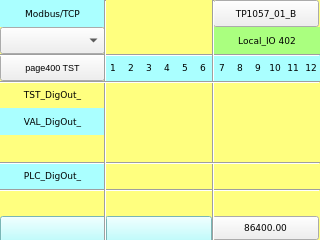
<?xml version="1.0" encoding="UTF-8"?>
<ui version="4.0">
 <class>page402</class>
 <widget class="QWidget" name="page402">
  <property name="geometry">
   <rect>
    <x>0</x>
    <y>0</y>
    <width>320</width>
    <height>240</height>
   </rect>
  </property>
  <property name="minimumSize">
   <size>
    <width>320</width>
    <height>240</height>
   </size>
  </property>
  <property name="maximumSize">
   <size>
    <width>320</width>
    <height>240</height>
   </size>
  </property>
  <property name="windowTitle">
   <string>page402</string>
  </property>
  <property name="styleSheet">
   <string notr="true">QWidget#page402
{
background-color: rgb(255, 255, 127);
}</string>
  </property>
  <widget class="Line" name="line_vt_2">
   <property name="geometry">
    <rect>
     <x>205</x>
     <y>0</y>
     <width>16</width>
     <height>241</height>
    </rect>
   </property>
   <property name="font">
    <font>
     <family>DejaVu Sans Mono</family>
     <pointsize>7</pointsize>
    </font>
   </property>
   <property name="orientation">
    <enum>Qt::Vertical</enum>
   </property>
  </widget>
  <widget class="Line" name="line_vt_1">
   <property name="geometry">
    <rect>
     <x>104</x>
     <y>0</y>
     <width>3</width>
     <height>241</height>
    </rect>
   </property>
   <property name="font">
    <font>
     <family>DejaVu Sans Mono</family>
     <pointsize>7</pointsize>
    </font>
   </property>
   <property name="orientation">
    <enum>Qt::Vertical</enum>
   </property>
  </widget>
  <widget class="ATCMbutton" name="atcmButton_MENU">
   <property name="geometry">
    <rect>
     <x>213</x>
     <y>0</y>
     <width>106</width>
     <height>27</height>
    </rect>
   </property>
   <property name="font">
    <font>
     <family>DejaVu Sans</family>
     <pointsize>7</pointsize>
    </font>
   </property>
   <property name="checkable">
    <bool>false</bool>
   </property>
   <property name="toolTip">
    <string/>
   </property>
   <property name="whatsThis">
    <string>ATCMbutton widget</string>
   </property>
   <property name="pageName">
    <string>menu</string>
   </property>
   <property name="passwordVar">
    <string/>
   </property>
   <property name="statusvar">
    <string/>
   </property>
   <property name="viewStatus">
    <bool>false</bool>
   </property>
   <property name="visibilityVar">
    <string/>
   </property>
   <property name="bgColor">
    <color>
     <red>170</red>
     <green>255</green>
     <blue>255</blue>
    </color>
   </property>
   <property name="bgPressColor">
    <color>
     <red>255</red>
     <green>0</green>
     <blue>0</blue>
    </color>
   </property>
   <property name="text">
    <string>TP1057_01_B</string>
   </property>
   <property name="pressText">
    <string>TP1057_01_B</string>
   </property>
   <property name="borderWidth">
    <number>1</number>
   </property>
   <property name="borderRadius">
    <number>0</number>
   </property>
   <property name="apparence">
    <enum>QFrame::Raised</enum>
   </property>
  </widget>
  <widget class="QLabel" name="label_Qt_Project">
   <property name="geometry">
    <rect>
     <x>214</x>
     <y>27</y>
     <width>106</width>
     <height>27</height>
    </rect>
   </property>
   <property name="font">
    <font>
     <family>DejaVu Sans</family>
     <pointsize>7</pointsize>
    </font>
   </property>
   <property name="styleSheet">
    <string notr="true">background-color: rgb(170, 255, 127);</string>
   </property>
   <property name="text">
    <string>Local_IO 402</string>
   </property>
   <property name="alignment">
    <set>Qt::AlignCenter</set>
   </property>
  </widget>
  <widget class="QLabel" name="label_PLC_DigIn_8">
   <property name="geometry">
    <rect>
     <x>231</x>
     <y>54</y>
     <width>18</width>
     <height>27</height>
    </rect>
   </property>
   <property name="font">
    <font>
     <family>DejaVu Sans</family>
     <pointsize>7</pointsize>
    </font>
   </property>
   <property name="styleSheet">
    <string notr="true">background-color: rgb(170, 255, 255);</string>
   </property>
   <property name="text">
    <string>8</string>
   </property>
   <property name="alignment">
    <set>Qt::AlignCenter</set>
   </property>
  </widget>
  <widget class="QLabel" name="label_PLC_DigIn_4">
   <property name="geometry">
    <rect>
     <x>158</x>
     <y>54</y>
     <width>18</width>
     <height>27</height>
    </rect>
   </property>
   <property name="font">
    <font>
     <family>DejaVu Sans</family>
     <pointsize>7</pointsize>
    </font>
   </property>
   <property name="styleSheet">
    <string notr="true">background-color: rgb(170, 255, 255);</string>
   </property>
   <property name="text">
    <string>4</string>
   </property>
   <property name="alignment">
    <set>Qt::AlignCenter</set>
   </property>
  </widget>
  <widget class="QLabel" name="label_PLC_DigIn_10">
   <property name="geometry">
    <rect>
     <x>266</x>
     <y>54</y>
     <width>18</width>
     <height>27</height>
    </rect>
   </property>
   <property name="font">
    <font>
     <family>DejaVu Sans</family>
     <pointsize>7</pointsize>
    </font>
   </property>
   <property name="styleSheet">
    <string notr="true">background-color: rgb(170, 255, 255);</string>
   </property>
   <property name="text">
    <string>10</string>
   </property>
   <property name="alignment">
    <set>Qt::AlignCenter</set>
   </property>
  </widget>
  <widget class="QLabel" name="label_PLC_DigIn_1">
   <property name="geometry">
    <rect>
     <x>104</x>
     <y>54</y>
     <width>18</width>
     <height>27</height>
    </rect>
   </property>
   <property name="font">
    <font>
     <family>DejaVu Sans</family>
     <pointsize>7</pointsize>
    </font>
   </property>
   <property name="styleSheet">
    <string notr="true">background-color: rgb(170, 255, 255);</string>
   </property>
   <property name="text">
    <string>1</string>
   </property>
   <property name="alignment">
    <set>Qt::AlignCenter</set>
   </property>
  </widget>
  <widget class="QLabel" name="label_PLC_DigIn_6">
   <property name="geometry">
    <rect>
     <x>194</x>
     <y>54</y>
     <width>18</width>
     <height>27</height>
    </rect>
   </property>
   <property name="font">
    <font>
     <family>DejaVu Sans</family>
     <pointsize>7</pointsize>
    </font>
   </property>
   <property name="styleSheet">
    <string notr="true">background-color: rgb(170, 255, 255);</string>
   </property>
   <property name="text">
    <string>6</string>
   </property>
   <property name="alignment">
    <set>Qt::AlignCenter</set>
   </property>
  </widget>
  <widget class="QLabel" name="label_PLC_DigIn_9">
   <property name="geometry">
    <rect>
     <x>249</x>
     <y>54</y>
     <width>18</width>
     <height>27</height>
    </rect>
   </property>
   <property name="font">
    <font>
     <family>DejaVu Sans</family>
     <pointsize>7</pointsize>
    </font>
   </property>
   <property name="styleSheet">
    <string notr="true">background-color: rgb(170, 255, 255);</string>
   </property>
   <property name="text">
    <string>9</string>
   </property>
   <property name="alignment">
    <set>Qt::AlignCenter</set>
   </property>
  </widget>
  <widget class="QLabel" name="label_PLC_DigIn_5">
   <property name="geometry">
    <rect>
     <x>176</x>
     <y>54</y>
     <width>18</width>
     <height>27</height>
    </rect>
   </property>
   <property name="font">
    <font>
     <family>DejaVu Sans</family>
     <pointsize>7</pointsize>
    </font>
   </property>
   <property name="styleSheet">
    <string notr="true">background-color: rgb(170, 255, 255);</string>
   </property>
   <property name="text">
    <string>5</string>
   </property>
   <property name="alignment">
    <set>Qt::AlignCenter</set>
   </property>
  </widget>
  <widget class="QLabel" name="label_PLC_DigIn_3">
   <property name="geometry">
    <rect>
     <x>140</x>
     <y>54</y>
     <width>18</width>
     <height>27</height>
    </rect>
   </property>
   <property name="font">
    <font>
     <family>DejaVu Sans</family>
     <pointsize>7</pointsize>
    </font>
   </property>
   <property name="styleSheet">
    <string notr="true">background-color: rgb(170, 255, 255);</string>
   </property>
   <property name="text">
    <string>3</string>
   </property>
   <property name="alignment">
    <set>Qt::AlignCenter</set>
   </property>
  </widget>
  <widget class="ATCMtime" name="atcmTime">
   <property name="geometry">
    <rect>
     <x>105</x>
     <y>216</y>
     <width>107</width>
     <height>27</height>
    </rect>
   </property>
   <property name="font">
    <font>
     <family>DejaVu Sans</family>
     <pointsize>7</pointsize>
    </font>
   </property>
   <property name="styleSheet">
    <string notr="true">background-color: rgb(170, 255, 255);</string>
   </property>
   <property name="toolTip">
    <string>ATCM QTime</string>
   </property>
   <property name="whatsThis">
    <string>ATCMtime widget</string>
   </property>
   <property name="bgColor">
    <color>
     <red>170</red>
     <green>255</green>
     <blue>127</blue>
    </color>
   </property>
   <property name="borderColor">
    <color alpha="0">
     <red>0</red>
     <green>0</green>
     <blue>0</blue>
    </color>
   </property>
   <property name="fontColor">
    <color>
     <red>0</red>
     <green>0</green>
     <blue>0</blue>
    </color>
   </property>
   <property name="borderWidth">
    <number>0</number>
   </property>
   <property name="borderRadius">
    <number>0</number>
   </property>
  </widget>
  <widget class="QLabel" name="label_PLC_DigIn_2">
   <property name="geometry">
    <rect>
     <x>122</x>
     <y>54</y>
     <width>18</width>
     <height>27</height>
    </rect>
   </property>
   <property name="font">
    <font>
     <family>DejaVu Sans</family>
     <pointsize>7</pointsize>
    </font>
   </property>
   <property name="styleSheet">
    <string notr="true">background-color: rgb(170, 255, 255);</string>
   </property>
   <property name="text">
    <string>2</string>
   </property>
   <property name="alignment">
    <set>Qt::AlignCenter</set>
   </property>
  </widget>
  <widget class="QLabel" name="label_PLC_DigIn_7">
   <property name="geometry">
    <rect>
     <x>213</x>
     <y>54</y>
     <width>18</width>
     <height>27</height>
    </rect>
   </property>
   <property name="font">
    <font>
     <family>DejaVu Sans</family>
     <pointsize>7</pointsize>
    </font>
   </property>
   <property name="styleSheet">
    <string notr="true">background-color: rgb(170, 255, 255);</string>
   </property>
   <property name="text">
    <string>7</string>
   </property>
   <property name="alignment">
    <set>Qt::AlignCenter</set>
   </property>
  </widget>
  <widget class="ATCMbutton" name="atcmButton_page400">
   <property name="geometry">
    <rect>
     <x>0</x>
     <y>54</y>
     <width>105</width>
     <height>27</height>
    </rect>
   </property>
   <property name="font">
    <font>
     <pointsize>7</pointsize>
    </font>
   </property>
   <property name="toolTip">
    <string/>
   </property>
   <property name="whatsThis">
    <string>ATCMbutton widget</string>
   </property>
   <property name="pageName">
    <string>page400</string>
   </property>
   <property name="statusvar">
    <string/>
   </property>
   <property name="viewStatus">
    <bool>false</bool>
   </property>
   <property name="visibilityVar">
    <string/>
   </property>
   <property name="bgColor">
    <color>
     <red>170</red>
     <green>255</green>
     <blue>255</blue>
    </color>
   </property>
   <property name="text">
    <string>page400 TST</string>
   </property>
   <property name="pressText">
    <string>page400 TST</string>
   </property>
   <property name="borderWidth">
    <number>0</number>
   </property>
   <property name="borderRadius">
    <number>0</number>
   </property>
   <property name="apparence">
    <enum>QFrame::Raised</enum>
   </property>
  </widget>
  <widget class="ATCMdate" name="atcmDate">
   <property name="geometry">
    <rect>
     <x>0</x>
     <y>216</y>
     <width>107</width>
     <height>27</height>
    </rect>
   </property>
   <property name="font">
    <font>
     <family>DejaVu Sans</family>
     <pointsize>7</pointsize>
    </font>
   </property>
   <property name="styleSheet">
    <string notr="true">background-color: rgb(170, 255, 255);</string>
   </property>
   <property name="toolTip">
    <string>ATCM QDate</string>
   </property>
   <property name="whatsThis">
    <string>ATCMdate widget</string>
   </property>
   <property name="bgColor">
    <color>
     <red>170</red>
     <green>255</green>
     <blue>127</blue>
    </color>
   </property>
   <property name="borderColor">
    <color alpha="0">
     <red>0</red>
     <green>0</green>
     <blue>0</blue>
    </color>
   </property>
   <property name="fontColor">
    <color>
     <red>0</red>
     <green>0</green>
     <blue>0</blue>
    </color>
   </property>
   <property name="borderWidth">
    <number>0</number>
   </property>
   <property name="borderRadius">
    <number>0</number>
   </property>
   <property name="format">
    <enum>ATCMdate::YYYY_MM_DD</enum>
   </property>
  </widget>
  <widget class="QLabel" name="label_PLC_DigIn_12">
   <property name="geometry">
    <rect>
     <x>302</x>
     <y>54</y>
     <width>18</width>
     <height>27</height>
    </rect>
   </property>
   <property name="font">
    <font>
     <family>DejaVu Sans</family>
     <pointsize>7</pointsize>
    </font>
   </property>
   <property name="styleSheet">
    <string notr="true">background-color: rgb(170, 255, 255);</string>
   </property>
   <property name="text">
    <string>12</string>
   </property>
   <property name="alignment">
    <set>Qt::AlignCenter</set>
   </property>
  </widget>
  <widget class="ATCMlabel" name="atcmLabel_PLC_time">
   <property name="geometry">
    <rect>
     <x>212</x>
     <y>216</y>
     <width>107</width>
     <height>24</height>
    </rect>
   </property>
   <property name="font">
    <font>
     <family>DejaVu Sans</family>
     <pointsize>7</pointsize>
    </font>
   </property>
   <property name="text">
    <string>86400.00</string>
   </property>
   <property name="toolTip">
    <string>PLC_time</string>
   </property>
   <property name="whatsThis">
    <string>ATCMlabel widget</string>
   </property>
   <property name="variable">
    <string>PLC_time</string>
   </property>
   <property name="refresh">
    <number>500</number>
   </property>
   <property name="max">
    <string>0</string>
   </property>
   <property name="min">
    <string>0</string>
   </property>
   <property name="viewStatus">
    <bool>false</bool>
   </property>
   <property name="visibilityVar">
    <string/>
   </property>
   <property name="bgColor">
    <color>
     <red>170</red>
     <green>255</green>
     <blue>127</blue>
    </color>
   </property>
   <property name="borderWidth">
    <number>0</number>
   </property>
   <property name="borderRadius">
    <number>0</number>
   </property>
  </widget>
  <widget class="QLabel" name="label_PLC_DigIn_11">
   <property name="geometry">
    <rect>
     <x>284</x>
     <y>54</y>
     <width>18</width>
     <height>27</height>
    </rect>
   </property>
   <property name="font">
    <font>
     <family>DejaVu Sans</family>
     <pointsize>7</pointsize>
    </font>
   </property>
   <property name="styleSheet">
    <string notr="true">background-color: rgb(170, 255, 255);</string>
   </property>
   <property name="text">
    <string>11</string>
   </property>
   <property name="alignment">
    <set>Qt::AlignCenter</set>
   </property>
  </widget>
  <widget class="QLabel" name="label_TST_DigIn_">
   <property name="geometry">
    <rect>
     <x>0</x>
     <y>81</y>
     <width>105</width>
     <height>27</height>
    </rect>
   </property>
   <property name="font">
    <font>
     <family>DejaVu Sans</family>
     <pointsize>7</pointsize>
    </font>
   </property>
   <property name="styleSheet">
    <string notr="true">background-color: rgb(255, 255, 127);</string>
   </property>
   <property name="text">
    <string>TST_DigOut_</string>
   </property>
   <property name="alignment">
    <set>Qt::AlignCenter</set>
   </property>
  </widget>
  <widget class="QLabel" name="label_PLC_DigIn_">
   <property name="geometry">
    <rect>
     <x>0</x>
     <y>162</y>
     <width>105</width>
     <height>27</height>
    </rect>
   </property>
   <property name="font">
    <font>
     <family>DejaVu Sans</family>
     <pointsize>7</pointsize>
    </font>
   </property>
   <property name="styleSheet">
    <string notr="true">background-color: rgb(170, 255, 255);</string>
   </property>
   <property name="text">
    <string>PLC_DigOut_</string>
   </property>
   <property name="alignment">
    <set>Qt::AlignCenter</set>
   </property>
  </widget>
  <widget class="Line" name="line_hr_1">
   <property name="geometry">
    <rect>
     <x>0</x>
     <y>54</y>
     <width>320</width>
     <height>3</height>
    </rect>
   </property>
   <property name="font">
    <font>
     <pointsize>7</pointsize>
    </font>
   </property>
   <property name="orientation">
    <enum>Qt::Horizontal</enum>
   </property>
  </widget>
  <widget class="Line" name="line_hr_3">
   <property name="geometry">
    <rect>
     <x>0</x>
     <y>162</y>
     <width>320</width>
     <height>3</height>
    </rect>
   </property>
   <property name="font">
    <font>
     <pointsize>7</pointsize>
    </font>
   </property>
   <property name="orientation">
    <enum>Qt::Horizontal</enum>
   </property>
  </widget>
  <widget class="Line" name="line_hr_2">
   <property name="geometry">
    <rect>
     <x>0</x>
     <y>81</y>
     <width>320</width>
     <height>3</height>
    </rect>
   </property>
   <property name="font">
    <font>
     <pointsize>7</pointsize>
    </font>
   </property>
   <property name="orientation">
    <enum>Qt::Horizontal</enum>
   </property>
  </widget>
  <widget class="Line" name="line_hr_4">
   <property name="geometry">
    <rect>
     <x>0</x>
     <y>189</y>
     <width>320</width>
     <height>3</height>
    </rect>
   </property>
   <property name="font">
    <font>
     <pointsize>7</pointsize>
    </font>
   </property>
   <property name="orientation">
    <enum>Qt::Horizontal</enum>
   </property>
  </widget>
  <widget class="QLabel" name="label_PLC_DigIn_13">
   <property name="geometry">
    <rect>
     <x>0</x>
     <y>108</y>
     <width>105</width>
     <height>27</height>
    </rect>
   </property>
   <property name="font">
    <font>
     <family>DejaVu Sans</family>
     <pointsize>7</pointsize>
    </font>
   </property>
   <property name="styleSheet">
    <string notr="true">background-color: rgb(170, 255, 255);</string>
   </property>
   <property name="text">
    <string>VAL_DigOut_</string>
   </property>
   <property name="alignment">
    <set>Qt::AlignCenter</set>
   </property>
  </widget>
  <widget class="ATCMcombobox" name="atcmComboBox">
   <property name="geometry">
    <rect>
     <x>0</x>
     <y>27</y>
     <width>105</width>
     <height>27</height>
    </rect>
   </property>
   <property name="font">
    <font>
     <family>DejaVu Sans</family>
     <pointsize>7</pointsize>
    </font>
   </property>
   <property name="toolTip">
    <string>TEST_COMMAND</string>
   </property>
   <property name="whatsThis">
    <string>ATCMcombobox widget</string>
   </property>
   <property name="variable">
    <string>TEST_COMMAND</string>
   </property>
   <property name="refresh">
    <number>500</number>
   </property>
   <property name="viewStatus">
    <bool>false</bool>
   </property>
   <property name="writeAcknowledge">
    <bool>false</bool>
   </property>
   <property name="visibilityVar">
    <string/>
   </property>
   <property name="bgColor">
    <color>
     <red>170</red>
     <green>255</green>
     <blue>127</blue>
    </color>
   </property>
   <property name="borderWidth">
    <number>0</number>
   </property>
   <property name="borderRadius">
    <number>0</number>
   </property>
   <property name="mapping">
    <string>0;LOCAL;216;REMOTE;42;DONE</string>
   </property>
  </widget>
  <widget class="QLabel" name="label_Start_3">
   <property name="geometry">
    <rect>
     <x>0</x>
     <y>0</y>
     <width>105</width>
     <height>27</height>
    </rect>
   </property>
   <property name="font">
    <font>
     <family>DejaVu Sans</family>
     <pointsize>7</pointsize>
    </font>
   </property>
   <property name="styleSheet">
    <string notr="true">background-color: rgb(170, 255, 255);</string>
   </property>
   <property name="text">
    <string>Modbus/TCP</string>
   </property>
   <property name="alignment">
    <set>Qt::AlignCenter</set>
   </property>
  </widget>
  <zorder>atcmButton_MENU</zorder>
  <zorder>label_Qt_Project</zorder>
  <zorder>label_PLC_DigIn_8</zorder>
  <zorder>label_PLC_DigIn_4</zorder>
  <zorder>label_PLC_DigIn_10</zorder>
  <zorder>label_PLC_DigIn_1</zorder>
  <zorder>label_PLC_DigIn_6</zorder>
  <zorder>label_PLC_DigIn_9</zorder>
  <zorder>label_PLC_DigIn_5</zorder>
  <zorder>label_PLC_DigIn_3</zorder>
  <zorder>atcmTime</zorder>
  <zorder>label_PLC_DigIn_2</zorder>
  <zorder>label_PLC_DigIn_7</zorder>
  <zorder>atcmButton_page400</zorder>
  <zorder>atcmDate</zorder>
  <zorder>label_PLC_DigIn_12</zorder>
  <zorder>atcmLabel_PLC_time</zorder>
  <zorder>label_PLC_DigIn_11</zorder>
  <zorder>label_TST_DigIn_</zorder>
  <zorder>label_PLC_DigIn_</zorder>
  <zorder>label_PLC_DigIn_13</zorder>
  <zorder>atcmComboBox</zorder>
  <zorder>label_Start_3</zorder>
  <zorder>line_hr_4</zorder>
  <zorder>line_hr_1</zorder>
  <zorder>line_vt_2</zorder>
  <zorder>line_hr_3</zorder>
  <zorder>line_vt_1</zorder>
  <zorder>line_hr_2</zorder>
 </widget>
 <customwidgets>
  <customwidget>
   <class>ATCMbutton</class>
   <extends>QPushButton</extends>
   <header>atcmplugin.h</header>
  </customwidget>
  <customwidget>
   <class>ATCMcombobox</class>
   <extends>QComboBox</extends>
   <header>atcmplugin.h</header>
  </customwidget>
  <customwidget>
   <class>ATCMdate</class>
   <extends>QPushButton</extends>
   <header>atcmplugin.h</header>
  </customwidget>
  <customwidget>
   <class>ATCMlabel</class>
   <extends>QPushButton</extends>
   <header>atcmplugin.h</header>
  </customwidget>
  <customwidget>
   <class>ATCMtime</class>
   <extends>QPushButton</extends>
   <header>atcmplugin.h</header>
  </customwidget>
 </customwidgets>
 <resources/>
 <connections>
  <connection>
   <sender>atcmButton_MENU</sender>
   <signal>newPage(const char*,bool)</signal>
   <receiver>page402</receiver>
   <slot>goto_page(const char*,bool)</slot>
   <hints>
    <hint type="sourcelabel">
     <x>20</x>
     <y>20</y>
    </hint>
    <hint type="destinationlabel">
     <x>20</x>
     <y>20</y>
    </hint>
   </hints>
  </connection>
  <connection>
   <sender>atcmButton_page400</sender>
   <signal>newPage(const char*,bool)</signal>
   <receiver>page402</receiver>
   <slot>goto_page(const char*,bool)</slot>
   <hints>
    <hint type="sourcelabel">
     <x>20</x>
     <y>20</y>
    </hint>
    <hint type="destinationlabel">
     <x>20</x>
     <y>20</y>
    </hint>
   </hints>
  </connection>
 </connections>
 <slots>
  <slot>goto_page(const char*,bool)</slot>
 </slots>
</ui>
